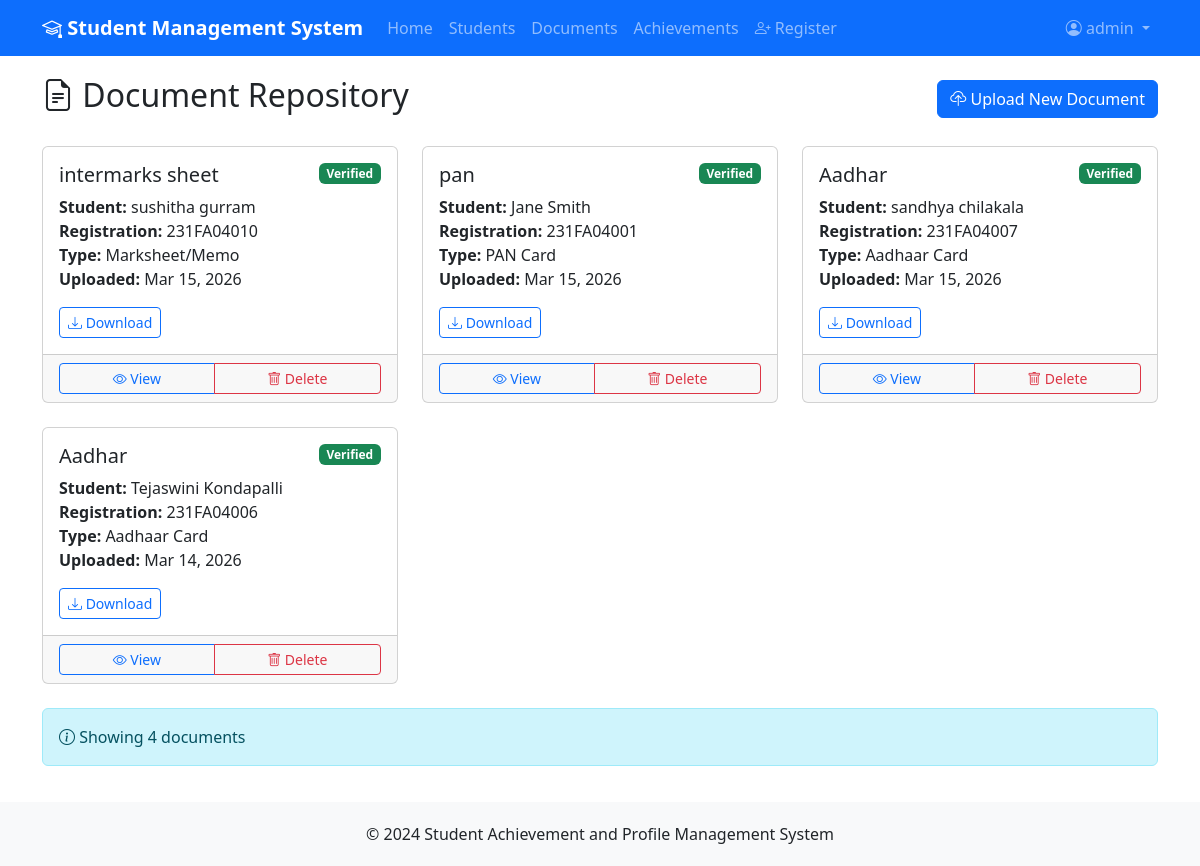
Page /documents/ (signed in) on the committed database.
### accounts/models.py (models this page shows, shortened)
class CustomUser(AbstractUser):
    USER_TYPE_CHOICES = [
        ('STUDENT', 'Student'),
        ('STAFF', 'Staff Member'),
        ('ADMIN', 'Administrator'),
    ]
    user_type = models.CharField(max_length=10, choices=USER_TYPE_CHOICES, default='STUDENT')
    student_profile = models.OneToOneField('students.Student', on_delete=models.CASCADE, null=True, blank=True, related_name='user_account')
    groups = models.ManyToManyField(
        'auth.Group',
        verbose_name='groups',
        blank=True,
        help_text='The groups this user belongs to.',
        related_name='customuser_set',
        related_query_name='customuser',
    )
    user_permissions = models.ManyToManyField(
        'auth.Permission',
        verbose_name='user permissions',
        blank=True,
        help_text='Specific permissions for this user.',
        related_name='customuser_set',
        related_query_name='customuser',
    )

### documents/models.py (models this page shows, shortened)
class Document(models.Model):
    DOCUMENT_TYPES = [
        ('MARKSHEET', 'Marksheet/Memo'),
        ('AADHAAR', 'Aadhaar Card'),
        ('PAN', 'PAN Card'),
        ('VOTER_ID', 'Voter ID'),
        ('APAAR', 'APAAR ID'),
        ('ABC_ID', 'ABC ID'),
        ('OTHER', 'Other Documents'),
    ]
    student = models.ForeignKey(Student, on_delete=models.CASCADE, related_name='documents')
    document_type = models.CharField(max_length=20, choices=DOCUMENT_TYPES)
    title = models.CharField(max_length=200)
    file = models.FileField(upload_to='documents/%Y/%m/')
    uploaded_at = models.DateTimeField(auto_now_add=True)
    verified = models.BooleanField(default=False)
    verified_by = models.ForeignKey(
        settings.AUTH_USER_MODEL,
        on_delete=models.SET_NULL,
        null=True,
        blank=True,
        related_name='verified_documents'
    )
    verified_at = models.DateTimeField(null=True, blank=True)
    class Meta:
        ordering = ['-uploaded_at']
        verbose_name = 'Document'
        verbose_name_plural = 'Documents'

### students/models.py (models this page shows, shortened)
class Student(models.Model):
    BATCH_PREFIX = "231"  # You can change this based on year
    DEPARTMENT_CODE = "FA"  # Department code
    SEQUENCE_START = 4001  # Starting sequence number
    registration_number = models.CharField(max_length=20, unique=True, editable=False)
    first_name = models.CharField(max_length=100)
    last_name = models.CharField(max_length=100)
    email = models.EmailField(unique=True)
    phone = models.CharField(max_length=15)
    date_of_birth = models.DateField()
    address = models.TextField()
    ADMISSION_CATEGORIES = [
        ('VSAT', 'VSAT'),
        ('EAMCET', 'EAMCET'),
        ('JEE', 'JEE Main/Advanced'),
        ('MANAGEMENT', 'Management Quota'),
        ('OTHER', 'Other'),
    ]
    admission_category = models.CharField(max_length=20, choices=ADMISSION_CATEGORIES)
    program = models.CharField(max_length=100)
    enrollment_date = models.DateField()
    created_at = models.DateTimeField(auto_now_add=True)
    updated_at = models.DateTimeField(auto_now=True)
    class Meta:
        ordering = ['-created_at']
        verbose_name = 'Student'
        verbose_name_plural = 'Students'
    @property
    def full_name(self):
        return f"{self.first_name} {self.last_name}"

### documents/views.py (the view)
# urls.py: path('documents/', views.document_list, name='document_list'),
@login_required
def document_list(request):
    documents = Document.objects.select_related('student').all().order_by('-uploaded_at')
    return render(request, 'documents/list.html', {'documents': documents})

### templates/documents/list.html (shortened to what this page needs)
{% extends 'base.html' %}
{% block content %}
<div class="d-flex justify-content-between align-items-center mb-4">
    <h2><i class="bi bi-file-earmark-text"></i> Document Repository</h2>
    {% if user.is_authenticated %}
        <a href="{% url 'upload_document' %}" class="btn btn-primary">
            <i class="bi bi-cloud-upload"></i> Upload New Document
        </a>
    {% endif %}
</div>
{% if documents %}
    <div class="row">
        {% for document in documents %}
            <div class="col-md-6 col-lg-4 mb-4">
                <div class="card h-100">
                    <div class="card-body">
                        <div class="d-flex justify-content-between align-items-start mb-2">
                            <h5 class="card-title mb-0">{{ document.title }}</h5>
                            {% if document.verified %}
                                <span class="badge bg-success">Verified</span>
                            {% else %}
                                <span class="badge bg-warning">Pending</span>
                            {% endif %}
                        </div>
                        <p class="card-text">
                            <strong>Student:</strong> {{ document.student.full_name }}<br>
                            <strong>Registration:</strong> {{ document.student.registration_number }}<br>
                            <strong>Type:</strong> {{ document.get_document_type_display }}<br>
                            <strong>Uploaded:</strong> {{ document.uploaded_at|date:"M d, Y" }}<br>
                        </p>
                        <div class="mt-3">
                            <a href="{{ document.file.url }}" class="btn btn-outline-primary btn-sm" target="_blank">
                                <i class="bi bi-download"></i> Download
                            </a>
                        </div>
                    </div>
                    {% if user.is_authenticated %}
                        <div class="card-footer">
                            <div class="btn-group w-100" role="group">
                                <a href="{% url 'document_detail' document.pk %}" class="btn btn-outline-primary btn-sm">
                                    <i class="bi bi-eye"></i> View
                                </a>
                                <a href="{% url 'document_delete' document.pk %}" class="btn btn-outline-danger btn-sm">
                                    <i class="bi bi-trash"></i> Delete
                                </a>
                            </div>
                        </div>
                    {% endif %}
                </div>
            </div>
        {% endfor %}
    </div>
    <div class="row">
        <div class="col-12">
            <div class="alert alert-info">
                <i class="bi bi-info-circle"></i>
                Showing {{ documents|length }} document{{ documents|length|pluralize }}
            </div>
        </div>
    </div>
{% endif %}
{% endblock %}

### templates/base.html (shortened to what this page needs)
<!DOCTYPE html>
<html lang="en">
<head>
    <link href="https://cdn.jsdelivr.net/npm/bootstrap@5.3.0/dist/css/bootstrap.min.css" rel="stylesheet">
    <link rel="stylesheet" href="https://cdn.jsdelivr.net/npm/bootstrap-icons@1.10.0/font/bootstrap-icons.css">
</head>
<body>
    <nav class="navbar navbar-expand-lg navbar-dark bg-primary">
        <div class="container">
            <a class="navbar-brand" href="{% url 'home' %}">
                <i class="bi bi-mortarboard"></i> Student Management System
            </a>
            <div class="collapse navbar-collapse" id="navbarNav">
                <ul class="navbar-nav me-auto">
                    <li class="nav-item">
                        <a class="nav-link" href="{% url 'home' %}">Home</a>
                    </li>
                    <li class="nav-item">
                        <a class="nav-link" href="{% url 'student_list' %}">Students</a>
                    </li>
                    <li class="nav-item">
                        <a class="nav-link" href="{% url 'document_list' %}">Documents</a>
                    </li>
                    <li class="nav-item">
                        <a class="nav-link" href="{% url 'achievement_list' %}">Achievements</a>
                    </li>
                    <li class="nav-item">
                        <a class="nav-link" href="{% url 'student_self_register' %}">
                            <i class="bi bi-person-plus"></i> Register
                        </a>
                    </li>
                </ul>
                <ul class="navbar-nav">
                    {% if user.is_authenticated %}
                        <li class="nav-item dropdown">
                            <a class="nav-link dropdown-toggle" href="#" role="button" data-bs-toggle="dropdown">
                                <i class="bi bi-person-circle"></i> {{ user.username }}
                            </a>
                        </li>
                    {% endif %}
                </ul>
            </div>
        </div>
    </nav>
    <main class="main-content">
        <div class="container">
            {% block content %}
            {% endblock %}
        </div>
    </main>
    <footer class="footer mt-auto">
        <div class="container text-center">
            <p class="mb-0">&copy; 2024 Student Achievement and Profile Management System</p>
        </div>
    </footer>
</body>
</html>

### templates/base.html (style rules this page uses)
.navbar-brand { font-weight: bold; }
.main-content { padding: 20px 0; }
.footer { background-color: #f8f9fa; padding: 20px 0; margin-top: 40px; }

### rows in the picture
CustomUser: username "admin"
Document: title "intermarks sheet", verified "Verified", student.full_name "sushitha gurram", student.registration_number "231FA04010", document_type "Marksheet/Memo", uploaded_at "Mar 15, 2026"
Document: title "pan", verified "Verified", student.full_name "Jane Smith", student.registration_number "231FA04001", document_type "PAN Card", uploaded_at "Mar 15, 2026"
Document: title "Aadhar", verified "Verified", student.full_name "sandhya chilakala", student.registration_number "231FA04007", document_type "Aadhaar Card", uploaded_at "Mar 15, 2026"
Document: title "Aadhar", verified "Verified", student.full_name "Tejaswini Kondapalli", student.registration_number "231FA04006", document_type "Aadhaar Card", uploaded_at "Mar 14, 2026"

### other values in the picture
{{ documents|length }} "4"
